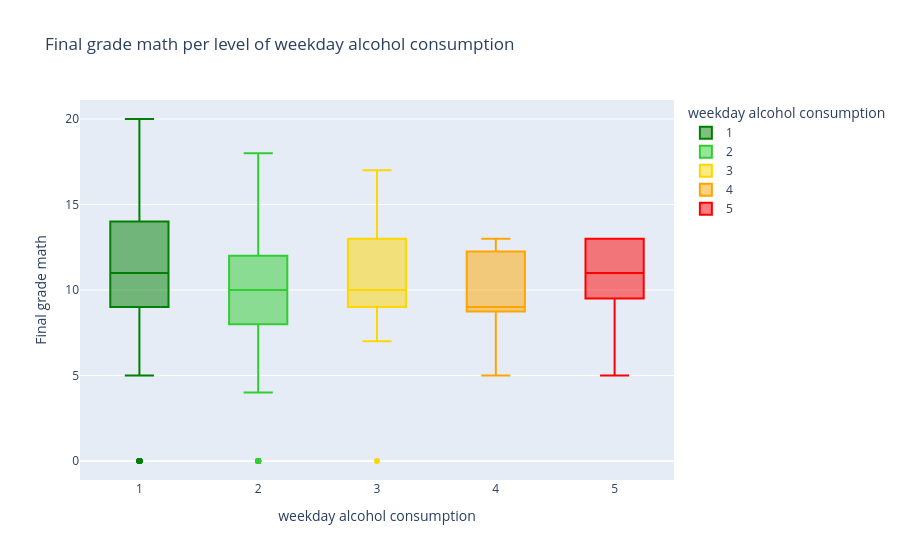

Notebook code cell kept with this figure:
### Code cell
kleur_map = {
    1: "green",
    2: "limegreen",
    3: "gold",
    4: "orange",
    5: "red"
}

fig = px.box(
    df3_mat,
    x="Dalc",
    y="G3",
    color="Dalc",
    color_discrete_map=kleur_map,
    labels={
        "Dalc": "weekday alcohol consumption",
        "G3": "Final grade math"
    },
    title="Final grade math per level of weekday alcohol consumption",
    category_orders={
        "Dalc": [1, 2, 3, 4, 5]
    }
)

fig.show()

### Figure 1 — Plotly figure (JSON) as saved in the notebook; plotly's stock layout.template omitted (floating-point values rounded to 4 significant figures; data arrays with more than 128 entries replaced by an {"elided": "..."} marker saying what was removed)
{"data": [{"alignmentgroup": "True", "hovertemplate": "weekday alcohol consumption=%{x}<br>Final grade math=%{y}<extra></extra>", "legendgroup": "1", "marker": {"color": "green"}, "name": "1", "notched": false, "offsetgroup": "1", "orientation": "v", "showlegend": true, "type": "box", "x": {"elided": "276 int values"}, "x0": " ", "xaxis": "x", "y": {"elided": "276 int values"}, "y0": " ", "yaxis": "y"}, {"alignmentgroup": "True", "hovertemplate": "weekday alcohol consumption=%{x}<br>Final grade math=%{y}<extra></extra>", "legendgroup": "2", "marker": {"color": "limegreen"}, "name": "2", "notched": false, "offsetgroup": "2", "orientation": "v", "showlegend": true, "type": "box", "x": [2, 2, 2, 2, 2, 2, 2, 2, 2, 2, 2, 2, 2, 2, 2, 2, 2, 2, 2, 2, 2, 2, 2, 2, 2, 2, 2, 2, 2, 2, 2, 2, 2, 2, 2, 2, 2, 2, 2, 2, 2, 2, 2, 2, 2, 2, 2, 2, 2, 2, 2, 2, 2, 2, 2, 2, 2, 2, 2, 2, 2, 2, 2, 2, 2, 2, 2, 2, 2, 2, 2, 2, 2, 2, 2], "x0": " ", "xaxis": "x", "y": [10, 5, 12, 15, 12, 9, 14, 13, 11, 11, 9, 10, 16, 5, 14, 11, 10, 10, 8, 6, 18, 0, 0, 9, 0, 10, 0, 10, 0, 0, 10, 0, 8, 17, 8, 11, 18, 7, 8, 4, 8, 13, 12, 15, 8, 8, 12, 11, 14, 12, 8, 0, 16, 10, 0, 11, 10, 11, 15, 15, 11, 8, 0, 10, 0, 14, 9, 13, 8, 12, 10, 13, 12, 10, 6], "y0": " ", "yaxis": "y"}, {"alignmentgroup": "True", "hovertemplate": "weekday alcohol consumption=%{x}<br>Final grade math=%{y}<extra></extra>", "legendgroup": "3", "marker": {"color": "gold"}, "name": "3", "notched": false, "offsetgroup": "3", "orientation": "v", "showlegend": true, "type": "box", "x": [3, 3, 3, 3, 3, 3, 3, 3, 3, 3, 3, 3, 3, 3, 3, 3, 3, 3, 3, 3, 3, 3, 3, 3, 3, 3], "x0": " ", "xaxis": "x", "y": [12, 10, 7, 13, 12, 13, 14, 13, 9, 10, 10, 9, 0, 17, 10, 9, 10, 11, 16, 8, 8, 10, 16, 7, 10, 9], "y0": " ", "yaxis": "y"}, {"alignmentgroup": "True", "hovertemplate": "weekday alcohol consumption=%{x}<br>Final grade math=%{y}<extra></extra>", "legendgroup": "4", "marker": {"color": "orange"}, "name": "4", "notched": false, "offsetgroup": "4", "orientation": "v", "showlegend": true, "type": "box", "x": [4, 4, 4, 4, 4, 4, 4, 4, 4], "x0": " ", "xaxis": "x", "y": [13, 12, 9, 8, 13, 9, 11, 5, 9], "y0": " ", "yaxis": "y"}, {"alignmentgroup": "True", "hovertemplate": "weekday alcohol consumption=%{x}<br>Final grade math=%{y}<extra></extra>", "legendgroup": "5", "marker": {"color": "red"}, "name": "5", "notched": false, "offsetgroup": "5", "orientation": "v", "showlegend": true, "type": "box", "x": [5, 5, 5, 5, 5, 5, 5, 5, 5], "x0": " ", "xaxis": "x", "y": [11, 11, 12, 5, 13, 13, 8, 10, 13], "y0": " ", "yaxis": "y"}], "layout": {"boxmode": "overlay", "legend": {"title": {"text": "weekday alcohol consumption"}, "tracegroupgap": 0}, "title": {"text": "Final grade math per level of weekday alcohol consumption"}, "xaxis": {"anchor": "y", "categoryarray": [1, 2, 3, 4, 5], "categoryorder": "array", "domain": [0, 1], "title": {"text": "weekday alcohol consumption"}}, "yaxis": {"anchor": "x", "domain": [0, 1], "title": {"text": "Final grade math"}}}}
